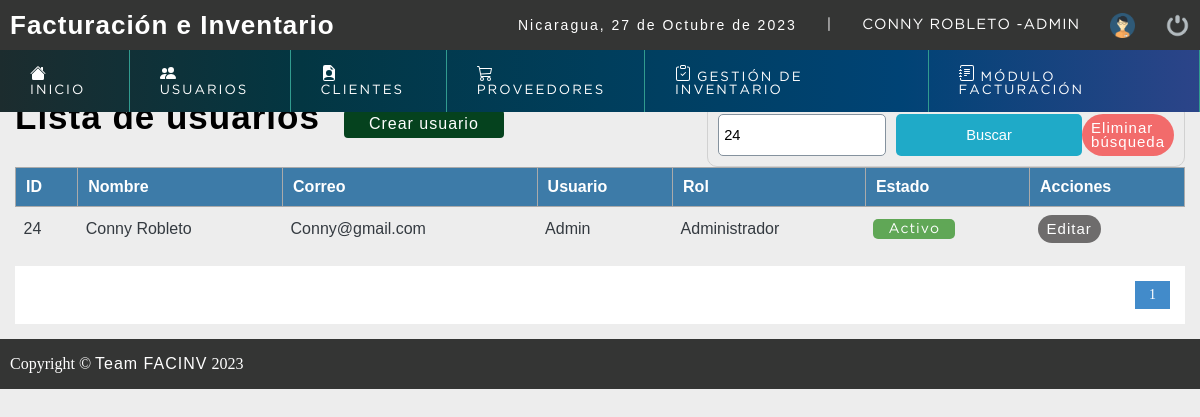
The app's page /sistema/buscar_usuario.php?busqueda=24 (signed in) with its own data.
### tables this page shows
CREATE TABLE `usuario` (
  `idusuario` int(11) NOT NULL,
  `nombre` varchar(50) DEFAULT NULL,
  `correo` varchar(100) DEFAULT NULL,
  `usuario` varchar(15) DEFAULT NULL,
  `clave` varchar(100) DEFAULT NULL,
  `rol` int(11) DEFAULT NULL,
  `estatus` int(11) NOT NULL DEFAULT 1
);

CREATE TABLE `rol` (
  `idrol` int(11) NOT NULL,
  `rol` varchar(20) DEFAULT NULL
);

### sistema/buscar_usuario.php (the view, shortened to what this page needs)
<?php
	include "../conexion.php";
 ?>
<!DOCTYPE html>
<html lang="en">
<head>
	<?php include "includes/scripts.php"; ?>
</head>
<body>
	<?php include "includes/header.php"; ?>
	<section id="container">
		<?php
			$busqueda = strtolower($_REQUEST['busqueda']);
		 ?>
		<h1>Lista de usuarios</h1>
		<a href="registro_usuario.php" class="btn_new">Crear usuario</a>
		<form action="buscar_usuario.php" method="get" class="form_search">
			<input type="text" name="busqueda" id="busqueda" placeholder="Buscar" value="<?php echo $busqueda; ?>">
			<input type="submit" value="Buscar" class="btn_search">
			<a href="lista_usuarios.php" class="link_delete">Eliminar búsqueda</a>
		</form>
		<table>
			<tr>
				<th>ID</th>
				<th>Nombre</th>
				<th>Correo</th>
				<th>Usuario</th>
				<th>Rol</th>
				<th>Estado</th>
				<th>Acciones</th>
			</tr>
		<?php
			$rol = '';
			$sql_registe = mysqli_query($conection,"SELECT COUNT(*) as total_registro FROM usuario
																WHERE ( idusuario LIKE '%$busqueda%' OR
																		nombre LIKE '%$busqueda%' OR
																		correo LIKE '%$busqueda%' OR
																		usuario LIKE '%$busqueda%'
																		$rol  )
																AND estatus != 10  ");
			$result_register = mysqli_fetch_array($sql_registe);
			$total_registro = $result_register['total_registro'];
			$por_pagina = 5;
			if(empty($_GET['pagina']))
			{
				$pagina = 1;
			}else{
				$pagina = $_GET['pagina'];
			}
			$desde = ($pagina-1) * $por_pagina;
			$total_paginas = ceil($total_registro / $por_pagina);
			$query = mysqli_query($conection,"SELECT u.idusuario, u.nombre, u.correo, u.usuario,u.estatus, r.rol as rol, e.Descripcion as estado FROM usuario u INNER JOIN rol r ON u.rol = r.idrol
			                            INNER JOIN estado e ON u.estatus=e.codestado
										WHERE
										( u.idusuario LIKE '%$busqueda%' OR
											u.nombre LIKE '%$busqueda%' OR
											u.correo LIKE '%$busqueda%' OR
											u.usuario LIKE '%$busqueda%' OR
											r.rol    LIKE  '%$busqueda%' )
										AND
										estatus != 10 ORDER BY u.idusuario ASC LIMIT $desde,$por_pagina
				");
			$result = mysqli_num_rows($query);
			if($result > 0){
				while ($data = mysqli_fetch_array($query)) {
					if($data["estatus"]== 1){
						$estatus = '<span class="pagada" >Activo</span>';
					}else{
					 $estatus = '<span class="anulada" >Inactivo</span>';
					}
			?>
				<tr>
					<td><?php echo $data["idusuario"]; ?></td>
					<td><?php echo $data["nombre"]; ?></td>
					<td><?php echo $data["correo"]; ?></td>
					<td><?php echo $data["usuario"]; ?></td>
					<td><?php echo $data['rol'] ?></td>
					<td><?php echo $estatus; ?></td>
					<td>
					<a class="link_edit" href="editar_usuario.php?id=<?php echo $data["idusuario"]; ?>">Editar</a>
					</td>
				</tr>
		<?php
				}
			}
		 ?>
		</table>
<?php
	if($total_registro != 0)
	{
 ?>
		<div class="paginador">
			<ul>
			<?php
				for ($i=1; $i <= $total_paginas; $i++) {
					if($i == $pagina)
					{
						echo '<li class="pageSelected">'.$i.'</li>';
					}else{
						echo '<li><a href="?pagina='.$i.'&busqueda='.$busqueda.'">'.$i.'</a></li>';
					}
				}
			 ?>
			</ul>
		</div>
<?php } ?>
	</section>
	<?php include "includes/footer.php"; ?>
</body>
</html>

### sistema/css/style.css (style rules this page uses)
* { margin: 0; padding: 0; box-sizing: border-box; }
body { background: #ededed; }
h1, h2, h3, h4, h5, h6 { font-family: 'arial'; font-weight: bold; letter-spacing: 1px; }
h1 { font-size: 26px; }
a { text-decoration: none; font-family: arial; letter-spacing: 1px; }
span { font-family: 'GothamBook'; letter-spacing: 1px; font-size: 14px; line-height: 20px; }
#container { padding: 90px 15px 15px; }
form { background: #FFF; margin: auto; padding: 20px 50px; border: 1px solid #d1d1d1; }
input,select { display: block; width: 100%; font-size: 11pt; padding: 5px; border: 1px solid #85929e; border-radius: 5px; }
.btn_new { display: inline-block; background: #05421e; color: #FFF; padding: 5px 25px; border-radius: 4px; margin: 20px; }
#container h1 { font-size: 35px; display : inline-block; }
table { color: #343a40; border-collapse: collapse; font-size: 12pt; font-family: 'arial'; width: 100%; overflow: hidden; }
table th { text-align: left; padding: 10px; background: #3d7ba8; color:#fff; border: 1px solid #AAAAAA; overflow: hidden; }
table tr:nth-child(odd) { background: rgba(0, 0, 0, 0.178); }
table td { padding: 8px; margin: 15px; }
.link_edit { display: inline-block; padding: 7px 9px; border-radius: 100px; background: rgb(110, 108, 108); color: #fff; font-weight: 60; font-size: 15px; line-height: 14px; }
.link_delete { display: inline-block; padding: 7px 9px; border-radius: 100px; background: #f26b6b;; color: #fff; font-weight: 60; font-size: 15px; line-height: 14px; }
.paginador ul { padding: 15px; list-style: none; background: #FFF; margin-top: 15px; display: -webkit-flex; display: -moz-flex; display: -ms-flex; display: -o-flex; display: flex; justify-content: flex-end; }
.paginador a, .pageSelected { color: #428bca; border: 1px solid #ddd; padding: 5px; display: inline-block; font-size: 14px; text-align: center; width: 35px; }
.pageSelected { color: #FFF; background: #428bca; border: 1px solid #428bca; }
.form_search { margin-top: 13px; display: -webkit-flex; display: -moz-flex; display: -ms-flex; display: -o-flex; display: flex; float: right; background: initial; padding: 10px; border-radius: 10px; }
.form_search .btn_search { background: #1faac8; color: #FFF; padding: 0 20px; border: 0; cursor: pointer; margin-left: 10px; }
.pagada, .anulada { color: #fff; background: #60a756; text-align: center; border-radius: 5px; padding: 4px 15px; }

### records on screen
usuario: idusuario "24", nombre "Conny Robleto", correo "Conny@gmail.com", usuario "Admin", rol.rol "Administrador", estatus "Activo"

### other values on screen
fechaC() "27 de Octubre de 2023"
$_SESSION['nombre'] "CONNY ROBLETO"
$_SESSION['user'] "ADMIN"
